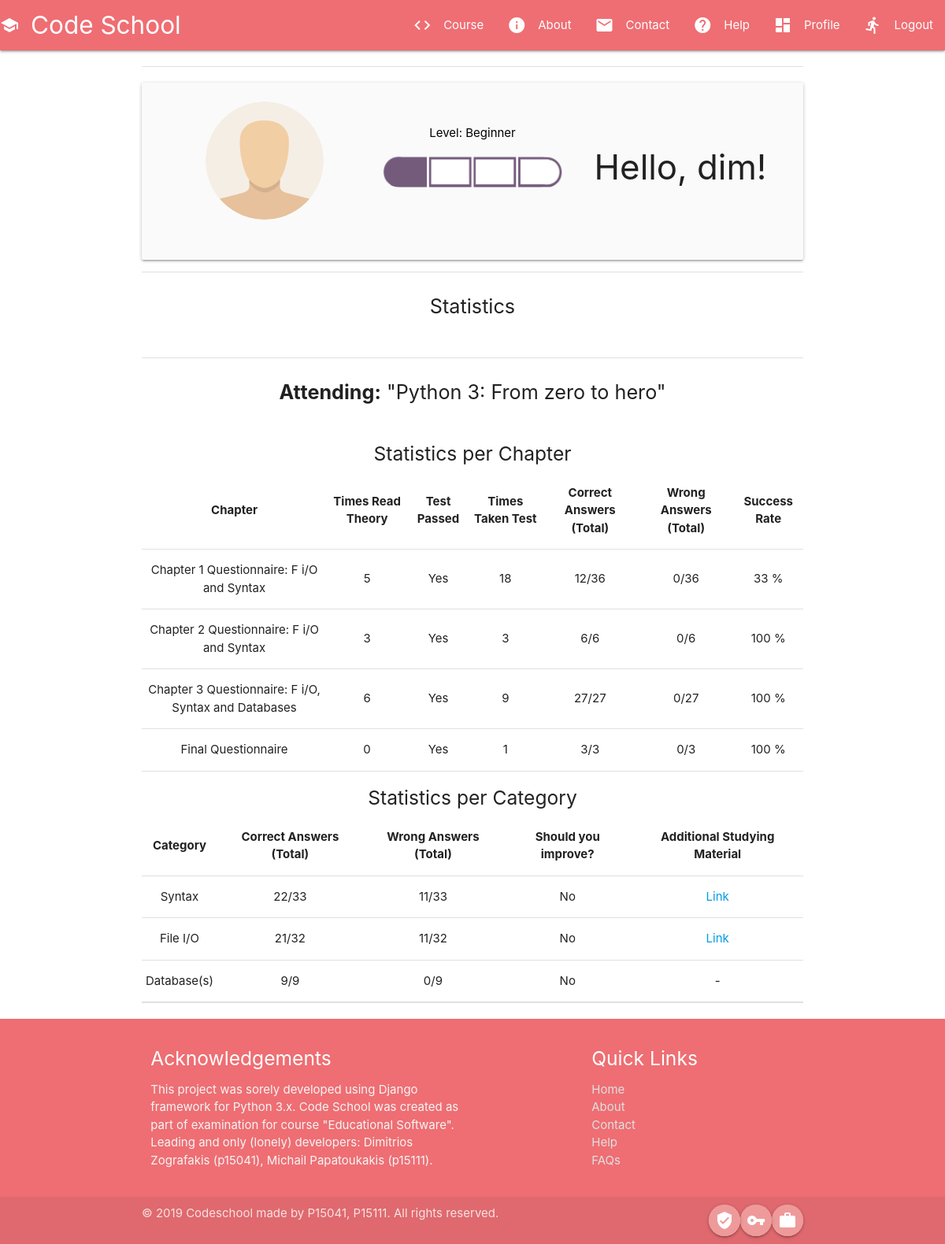
Before: /profile/ (signed in) with the older database file.
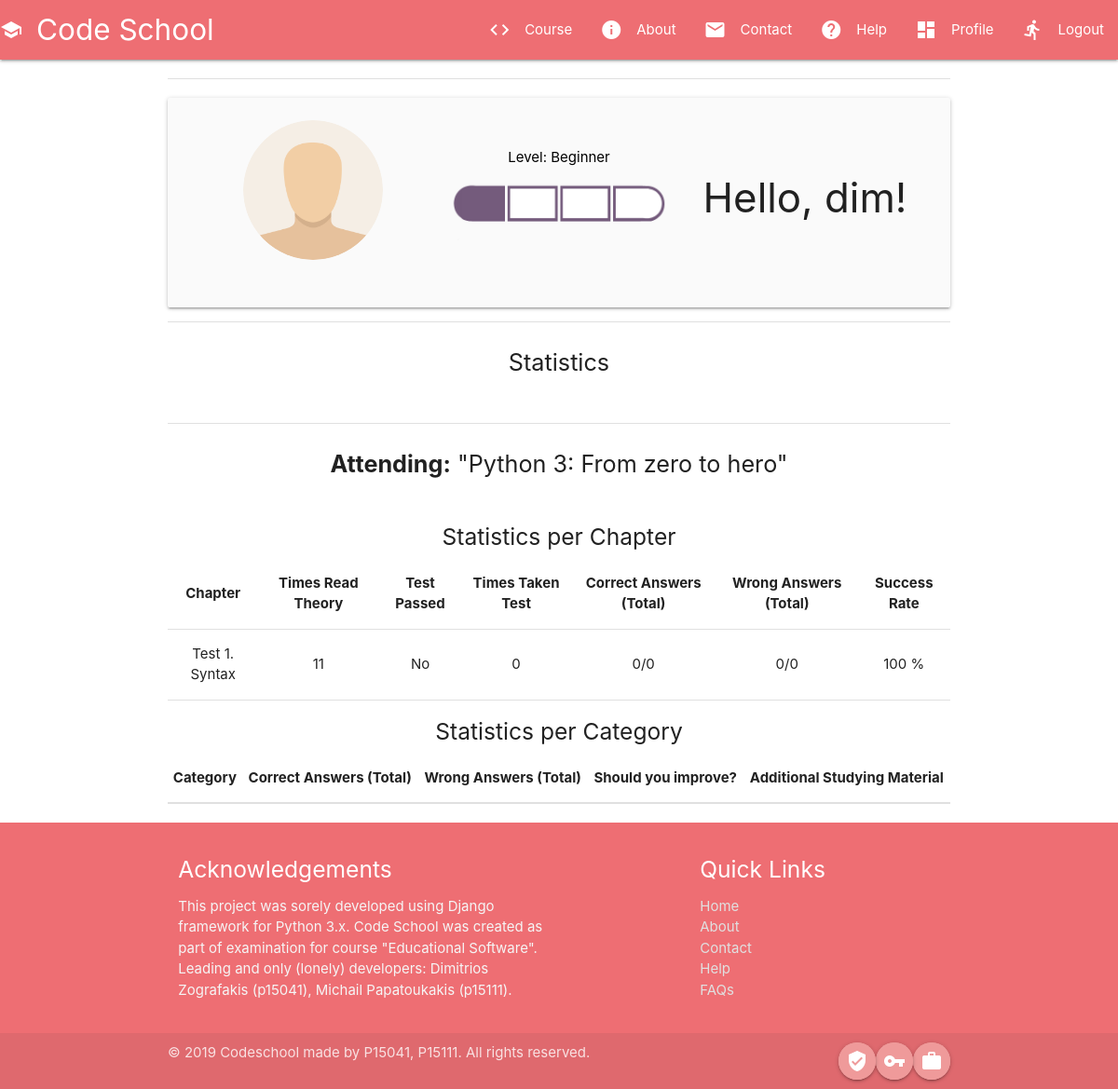
After: the same page with the newer database file.
### courses/models.py (models this page shows, shortened)
class Statistics(models.Model):
    user = models.ForeignKey(User, on_delete=models.CASCADE)
    questionnaire = models.ForeignKey(Questionnaire, on_delete=models.CASCADE)
    times_read = models.PositiveIntegerField(default=0)
    times_taken = models.PositiveIntegerField(default=0)
    answers_total = models.PositiveIntegerField(default=0)
    answers_correct = models.PositiveIntegerField(default=0)
    answers_wrong = models.PositiveIntegerField(default=0)
    success_rate = models.FloatField(default=0.0)
    passed = models.BooleanField(default=False)

class Questionnaire(models.Model):
    id = models.PositiveIntegerField(primary_key=True)
    name = models.CharField(max_length=100, null=False)
    user = models.ForeignKey(settings.AUTH_USER_MODEL, related_name='questionnaire', on_delete=models.CASCADE)

class StatisticsPerCategory(models.Model):
    user = models.ForeignKey(User, on_delete=models.CASCADE)
    category = models.ForeignKey(Category, on_delete=models.CASCADE)
    answers_total = models.PositiveIntegerField(default=0)
    answers_correct = models.PositiveIntegerField(default=0)
    answers_wrong = models.PositiveIntegerField(default=0)
    bad_at = models.BooleanField(default=False)

class Category(models.Model):
    name = models.CharField(max_length=100, null=False)
    extra_material = models.CharField(max_length=100, null=False, blank=True, default='https://www.google.com',
                                      help_text='This SHOULD be url link to extra studying material for the current chapter!')
    def __str__(self):
        return self.name

### users/views.py (the view)
# urls.py: path('profile/', ProfilePageView.as_view(), name='profile'),
class ProfilePageView(LoginRequiredMixin, TemplateView):
    template_name = 'users/profile.html'
    breadcrumbs = ['profile']
    def get(self, request, *args, **kwargs):
        user = request.user
        stats = Statistics.objects.filter(user=user)
        stats_cat = StatisticsPerCategory.objects.filter(user=user)
        context = {
            'stats': stats,
            'stats_cat': stats_cat
        }
        return render(request, self.template_name, context)

### users/templates/users/profile.html (shortened to what this page needs)
{% extends 'base.html' %}
{% block content %}
    <div class="container">
        <div class="divider"></div>
        <div class="row">
            <div class="card-panel grey lighten-5 z-depth-1">
                <div class="row valign-wrapper center">
                    <div class="col s4">
                        <img src="{{ user.profile.image.url }}" alt="" style="height:150px;" class="circle responsive-img">
                    </div>
                    <div class="col s4">
                        <span class="black-text">
                            <p>Level: {{ user.profile.level }}</p>
                        </span>
                        <img src="{{ user.profile.rank.url }}" alt=""style="height:70px;" class="responsive-img">
                    </div>
                    <div class="col s4">
                        <h3>Hello, {{ user.username }}!</h3>
                    </div>
                </div>
            </div>
            <div class="divider"></div>
        </div>
        <div class="row">
            <div class="center">
                <p class="flow-text">Statistics</p>
            </div>
        </div>
        <div class="divider"></div>
        <div class="center">
            <div class="row">
            <p class="flow-text">
                <b>Attending:</b> "{{ user.profile.attending_course }}"
            </p>
            </div>
        </div>
        <h5 class="center">Statistics per Chapter</h5>
        <table class="centered">
            <thead>
            <tr>
                <th>Chapter</th>
                <th>Times Read Theory</th>
                <th>Test Passed</th>
                <th>Times Taken Test</th>
                <th>Correct Answers (Total)</th>
                <th>Wrong Answers (Total)</th>
                <th>Success Rate</th>
            </tr>
            </thead>
            <tbody>
            {% for stat in stats %}
                <tr>
                    <td>{{ stat.questionnaire.name }}</td>
                    <td>{{ stat.times_read }}</td>
                    <td>{% if stat.passed %} Yes {% else %} No {% endif %}</td>
                    <td>{{ stat.times_taken }}</td>
                    <td>{{ stat.answers_correct }}/{{ stat.answers_total }}</td>
                    <td>{{ stat.answers_wrong }}/{{ stat.answers_total }}</td>
                    <td>{{ stat.success_rate|floatformat:0 }} %</td>
                </tr>
            {% endfor %}
            </tbody>
        </table>
        <h5 class="center">Statistics per Category</h5>
        <table class="centered">
            <thead>
            <tr>
                <th>Category</th>
                <th>Correct Answers (Total)</th>
                <th>Wrong Answers (Total)</th>
                <th>Should you improve?</th>
                <th>Additional Studying Material</th>
            </tr>
            </thead>
            <tbody>
            {% for stat_c in stats_cat %}
                <tr>
                    <td>{{ stat_c.category }}</td>
                    <td>{{ stat_c.answers_correct }}/{{ stat_c.answers_total }}</td>
                    <td>{{ stat_c.answers_wrong }}/{{ stat_c.answers_total }}</td>
                    <td>{% if stat_c.bad_at %} Yes {% else %} No {% endif %}</td>
                {% if stat_c.category.extra_material %}
                    <td><a href="{{ stat_c.extra_material }}">Link</a> </td>
                {% else %}
                    <td>-</td>
                {% endif %}
                </tr>
            {% endfor %}
            </tbody>
        </table>
        <div class="divider"></div>
    </div>
{% endblock %}

Changed rows visible on the page:
removed Statistics: questionnaire.name "Chapter 2 Questionnaire: F i/O and Syntax", times_read "3", passed "Yes", times_taken "3", answers_correct "6", answers_total "6", answers_wrong "0", success_rate "100"
removed Statistics: questionnaire.name "Chapter 3 Questionnaire: F i/O, Syntax and Databases", times_read "6", passed "Yes", times_taken "9", answers_correct "27", answers_total "27", answers_wrong "0", success_rate "100"
removed Statistics: questionnaire.name "Final Questionnaire", times_read "0", passed "Yes", times_taken "1", answers_correct "3", answers_total "3", answers_wrong "0", success_rate "100"
removed StatisticsPerCategory: category "Syntax", answers_correct "22", answers_total "33", answers_wrong "11", bad_at "No"
removed StatisticsPerCategory: category "File I/O", answers_correct "21", answers_total "32", answers_wrong "11", bad_at "No"
removed StatisticsPerCategory: category "Database(s)", answers_correct "9", answers_total "9", answers_wrong "0", bad_at "No"
changed Statistics: questionnaire.name "Chapter 1 Questionnaire: F i/O and Syntax" → "Test 1. Syntax"; times_read "5" → "11"; times_taken "18" → "0"; answers_correct "12" → "0"; answers_total "36" → "0"; success_rate "33" → "100"; passed "Yes" → "No"
